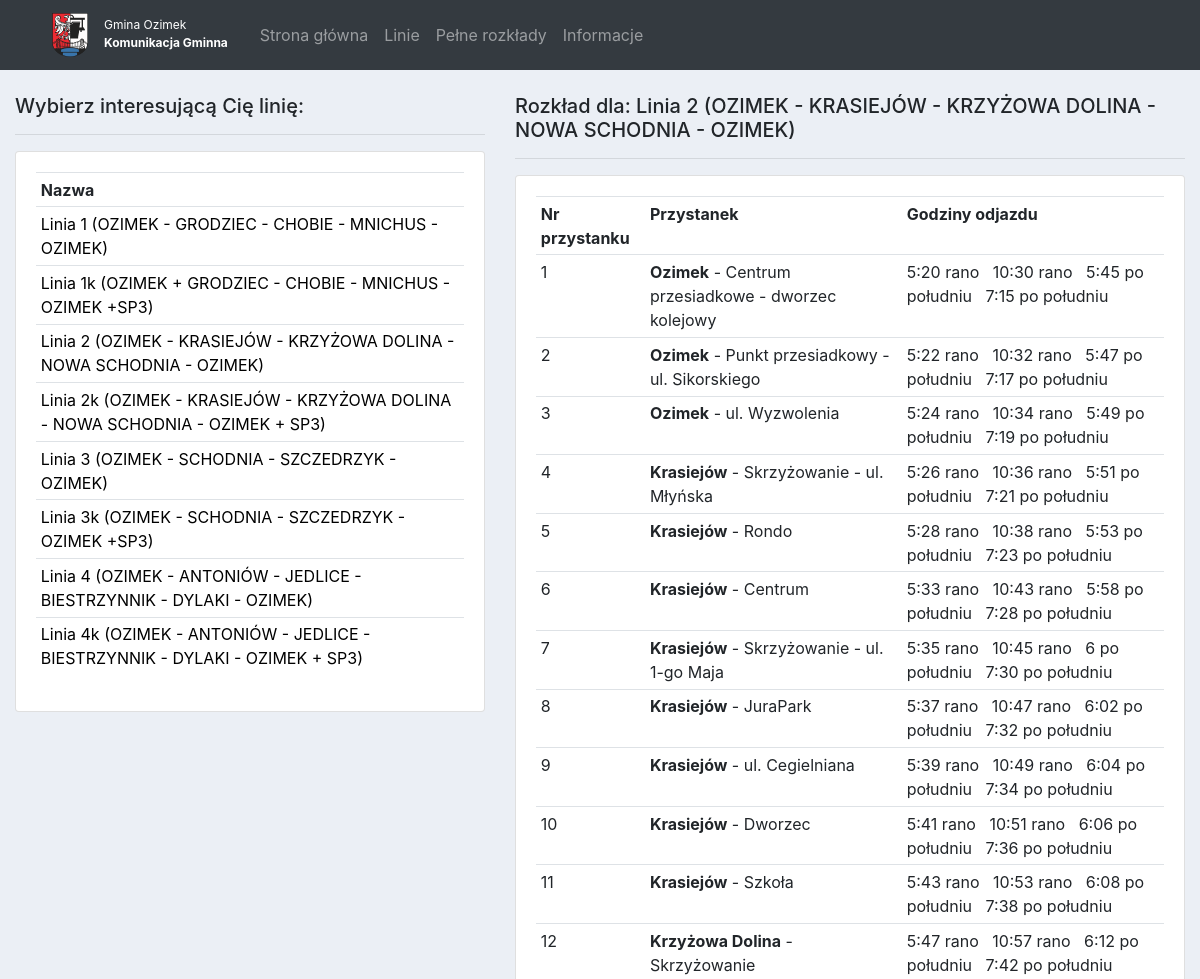
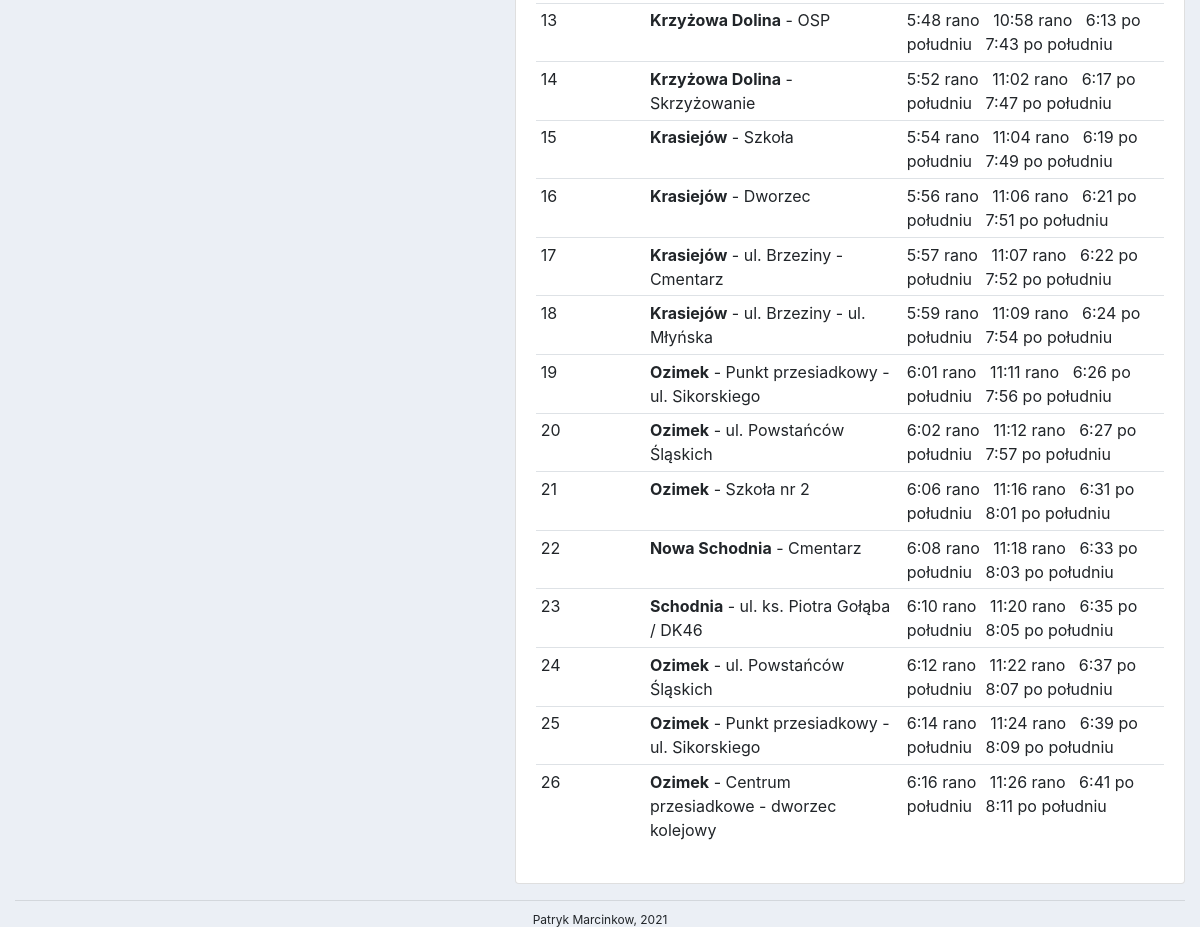
The app's page /routes/8/ with its own data (2 pictures, top to bottom).
### timetable/models.py (models this page shows, shortened)
class Route(models.Model):
    name = models.CharField(max_length=100, null=True)
    def __str__(self):
        return self.name

class Route_details(models.Model):
    route_id = models.ForeignKey(Route, on_delete=models.SET_NULL, null=True)
    stop_nr = models.IntegerField(null=False)
    stop_id = models.ForeignKey(Stop, on_delete=models.SET_NULL, null=True)
    time_diff = models.IntegerField(null=True)
    class Meta:
        unique_together = (("route_id", "stop_nr"),)

class Stop(models.Model):
    name = models.CharField(max_length=200, null=True)
    town = models.ForeignKey(Town, null=True, on_delete=models.SET_NULL)
    def __str__(self):
        return self.name

class Town(models.Model):
    name = models.CharField(max_length=100, null=True)

### timetable/views.py (the view)
# urls.py: path('routes/<str:pk>/', views.route, name="timetable"),
def route(request, pk):
    routes = Route.objects.all().order_by('name')
    selected_route_name = Route.objects.get(pk=pk)
    details = Route_details.objects.filter(route_id=pk)
    time_diffs = details.values_list("time_diff", flat=True)
    starting_hours = Schedule.objects.values_list('start_time', flat=True).filter(route_id=pk)
    time_list = []
    for hour in starting_hours:
        last_stop_time = hour
        time_list_2 = []
        for diff in time_diffs:
            if last_stop_time.minute + diff > 59:
                minutes_to_full_hour = diff - (59 - last_stop_time.minute)
                last_stop_time = datetime.time(last_stop_time.hour + 1, last_stop_time.minute - last_stop_time.minute
                                               + minutes_to_full_hour - 1)
            else:
                last_stop_time = datetime.time(last_stop_time.hour + 0, last_stop_time.minute + diff)
            time_list_2.append(last_stop_time)
        time_list.append(time_list_2)
    context = {'routes': routes, 'details': details, 'time_list': time_list, 'starting_hours': starting_hours,
               'selected_route_name': selected_route_name}
    return render(request, 'timetable/timetable.html', context)

### timetable/templatetags/index.py (called while the page is built)
@register.filter
def index(list, position):
    return list[position]

### timetable/templates/timetable/timetable.html (shortened to what this page needs)
{% extends 'timetable/main.html' %}
{% block content %}
<br>
<div class="row">
    <div class="col-md-5">
        <h5>Wybierz interesującą Cię linię:</h5>
        <hr>
        <div class="card card-body">
            <table class="table table-sm">
                <tr>
                    <th>Nazwa</th>
                </tr>
                {% for route in routes %}
                    <tr>
                        <td><a href="{% url 'timetable' route.id %}">{{route.name}}</a></td>
                    </tr>
                {% endfor %}
            </table>
        </div>
    </div>
    <div class="col-md-7">
        <h5>Rozkład dla:  {{ selected_route_name }}</h5>
        <hr>
        <div class="card card-body">
            <table class="table table-sm">
                <tr>
                    <th>Nr przystanku</th>
                    <th>Przystanek</th>
                    <th>Godziny odjazdu</th>
                </tr>
                {% for detail in details %}
                    <tr>
                        <td>{{detail.stop_nr}}</td>
                        <td><b>{{detail.stop_id.town.name}}</b> - {{detail.stop_id}}</td>
                        {% load index %}
                        <td>
                            {% for starting_hour in starting_hours %}
                            <span class="godzina">
                                {{ time_list|index:forloop.counter0|index:forloop.parentloop.counter0 }}
                            </span>
                            {% endfor %}
                        </td>
                    </tr>
                {% endfor %}
            </table>
        </div>
    </div>
</div>
{% endblock %}

### timetable/static/timetable/css/main.css (style rules this page uses)
body { background-color: #ebeff5; }
td a { text-decoration: none; color: black; }

### records on screen
Route: name "Linia 1 (OZIMEK - GRODZIEC - CHOBIE - MNICHUS - OZIMEK)"
Route: name "Linia 1k (OZIMEK + GRODZIEC - CHOBIE - MNICHUS - OZIMEK +SP3)"
Route: name "Linia 2 (OZIMEK - KRASIEJÓW - KRZYŻOWA DOLINA - NOWA SCHODNIA - OZIMEK)"
Route: name "Linia 2k (OZIMEK - KRASIEJÓW - KRZYŻOWA DOLINA - NOWA SCHODNIA - OZIMEK + SP3)"
Route: name "Linia 3 (OZIMEK - SCHODNIA - SZCZEDRZYK - OZIMEK)"
Route: name "Linia 3k (OZIMEK - SCHODNIA - SZCZEDRZYK - OZIMEK +SP3)"
Route: name "Linia 4 (OZIMEK - ANTONIÓW - JEDLICE - BIESTRZYNNIK - DYLAKI - OZIMEK)"
Route: name "Linia 4k (OZIMEK - ANTONIÓW - JEDLICE - BIESTRZYNNIK - DYLAKI - OZIMEK + SP3)"
Route_details: stop_nr "1", stop_id.town.name "Ozimek", stop_id "Centrum przesiadkowe - dworzec kolejowy", starting_hours "5:20 rano" "10:30 rano" "5:45 po południu" "7:15 po południu"
Route_details: stop_nr "2", stop_id.town.name "Ozimek", stop_id "Punkt przesiadkowy - ul. Sikorskiego", starting_hours "5:22 rano" "10:32 rano" "5:47 po południu" "7:17 po południu"
Route_details: stop_nr "3", stop_id.town.name "Ozimek", stop_id "ul. Wyzwolenia", starting_hours "5:24 rano" "10:34 rano" "5:49 po południu" "7:19 po południu"
Route_details: stop_nr "4", stop_id.town.name "Krasiejów", stop_id "Skrzyżowanie - ul. Młyńska", starting_hours "5:26 rano" "10:36 rano" "5:51 po południu" "7:21 po południu"
Route_details: stop_nr "5", stop_id.town.name "Krasiejów", stop_id "Rondo", starting_hours "5:28 rano" "10:38 rano" "5:53 po południu" "7:23 po południu"
Route_details: stop_nr "6", stop_id.town.name "Krasiejów", stop_id "Centrum", starting_hours "5:33 rano" "10:43 rano" "5:58 po południu" "7:28 po południu"
Route_details: stop_nr "7", stop_id.town.name "Krasiejów", stop_id "Skrzyżowanie - ul. 1-go Maja", starting_hours "5:35 rano" "10:45 rano" "6 po południu" "7:30 po południu"
Route_details: stop_nr "8", stop_id.town.name "Krasiejów", stop_id "JuraPark", starting_hours "5:37 rano" "10:47 rano" "6:02 po południu" "7:32 po południu"
Route_details: stop_nr "9", stop_id.town.name "Krasiejów", stop_id "ul. Cegielniana", starting_hours "5:39 rano" "10:49 rano" "6:04 po południu" "7:34 po południu"
Route_details: stop_nr "10", stop_id.town.name "Krasiejów", stop_id "Dworzec", starting_hours "5:41 rano" "10:51 rano" "6:06 po południu" "7:36 po południu"
Route_details: stop_nr "11", stop_id.town.name "Krasiejów", stop_id "Szkoła", starting_hours "5:43 rano" "10:53 rano" "6:08 po południu" "7:38 po południu"
Route_details: stop_nr "12", stop_id.town.name "Krzyżowa Dolina", stop_id "Skrzyżowanie", starting_hours "5:47 rano" "10:57 rano" "6:12 po południu" "7:42 po południu"
Route_details: stop_nr "13", stop_id.town.name "Krzyżowa Dolina", stop_id "OSP", starting_hours "5:48 rano" "10:58 rano" "6:13 po południu" "7:43 po południu"
Route_details: stop_nr "14", stop_id.town.name "Krzyżowa Dolina", stop_id "Skrzyżowanie", starting_hours "5:52 rano" "11:02 rano" "6:17 po południu" "7:47 po południu"
Route_details: stop_nr "15", stop_id.town.name "Krasiejów", stop_id "Szkoła", starting_hours "5:54 rano" "11:04 rano" "6:19 po południu" "7:49 po południu"
Route_details: stop_nr "16", stop_id.town.name "Krasiejów", stop_id "Dworzec", starting_hours "5:56 rano" "11:06 rano" "6:21 po południu" "7:51 po południu"
Route_details: stop_nr "17", stop_id.town.name "Krasiejów", stop_id "ul. Brzeziny - Cmentarz", starting_hours "5:57 rano" "11:07 rano" "6:22 po południu" "7:52 po południu"
Route_details: stop_nr "18", stop_id.town.name "Krasiejów", stop_id "ul. Brzeziny - ul. Młyńska", starting_hours "5:59 rano" "11:09 rano" "6:24 po południu" "7:54 po południu"
Route_details: stop_nr "19", stop_id.town.name "Ozimek", stop_id "Punkt przesiadkowy - ul. Sikorskiego", starting_hours "6:01 rano" "11:11 rano" "6:26 po południu" "7:56 po południu"
Route_details: stop_nr "20", stop_id.town.name "Ozimek", stop_id "ul. Powstańców Śląskich", starting_hours "6:02 rano" "11:12 rano" "6:27 po południu" "7:57 po południu"
Route_details: stop_nr "21", stop_id.town.name "Ozimek", stop_id "Szkoła nr 2", starting_hours "6:06 rano" "11:16 rano" "6:31 po południu" "8:01 po południu"
Route_details: stop_nr "22", stop_id.town.name "Nowa Schodnia", stop_id "Cmentarz", starting_hours "6:08 rano" "11:18 rano" "6:33 po południu" "8:03 po południu"
Route_details: stop_nr "23", stop_id.town.name "Schodnia", stop_id "ul. ks. Piotra Gołąba / DK46", starting_hours "6:10 rano" "11:20 rano" "6:35 po południu" "8:05 po południu"
Route_details: stop_nr "24", stop_id.town.name "Ozimek", stop_id "ul. Powstańców Śląskich", starting_hours "6:12 rano" "11:22 rano" "6:37 po południu" "8:07 po południu"
Route_details: stop_nr "25", stop_id.town.name "Ozimek", stop_id "Punkt przesiadkowy - ul. Sikorskiego", starting_hours "6:14 rano" "11:24 rano" "6:39 po południu" "8:09 po południu"
Route_details: stop_nr "26", stop_id.town.name "Ozimek", stop_id "Centrum przesiadkowe - dworzec kolejowy", starting_hours "6:16 rano" "11:26 rano" "6:41 po południu" "8:11 po południu"
